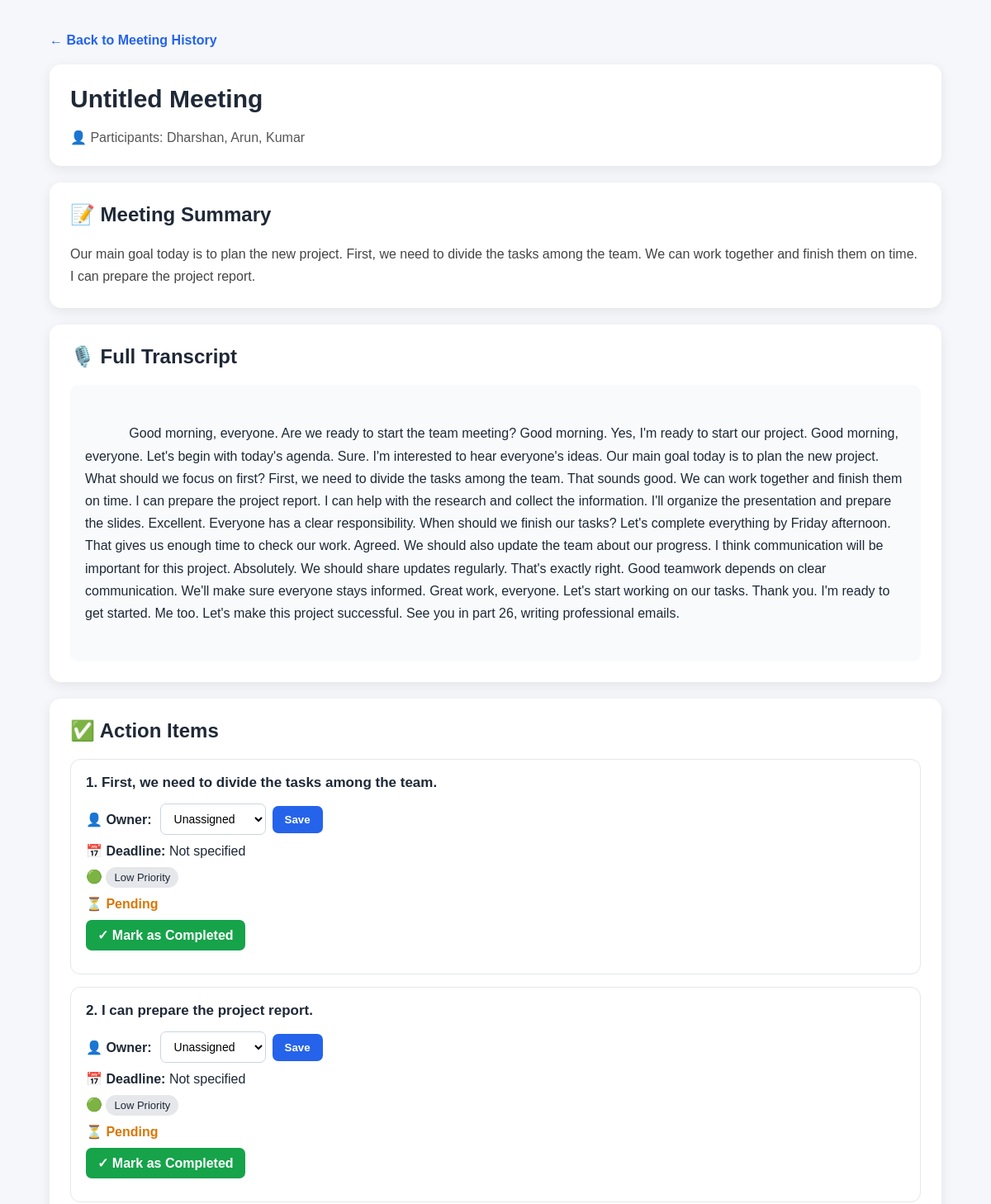
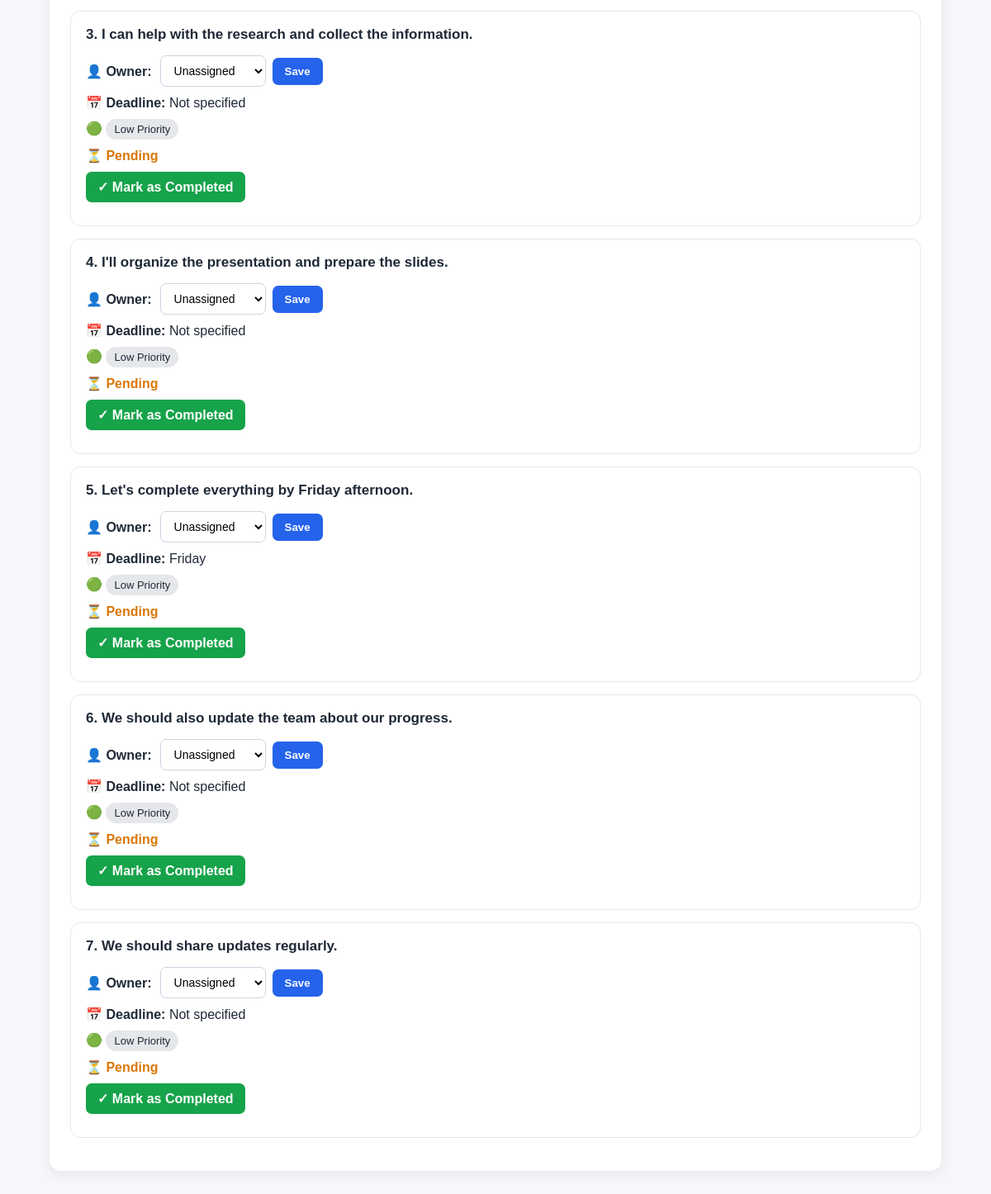
Page /meeting/15 on the committed database (2 pictures, top to bottom).
### tables this page shows
CREATE TABLE meetings (
            id INTEGER PRIMARY KEY AUTOINCREMENT,
            title TEXT NOT NULL,
            participants TEXT NOT NULL,
            transcript TEXT NOT NULL,
            summary TEXT
        , created_at TEXT);

CREATE TABLE tasks (
            id INTEGER PRIMARY KEY AUTOINCREMENT,
            meeting_id INTEGER,
            task TEXT,
            owner TEXT,
            deadline TEXT,
            priority TEXT,
            status TEXT DEFAULT 'Pending'
        );

### app.py (the view)
@app.route("/meeting/<int:meeting_id>")
def meeting_details(meeting_id):
    conn = get_db()
    cursor = conn.cursor()
    cursor.execute(
        "SELECT * FROM meetings WHERE id = ?",
        (meeting_id,)
    )
    meeting = cursor.fetchone()
    cursor.execute("""
        SELECT *
        FROM tasks
        WHERE meeting_id = ?
        ORDER BY id ASC
    """, (meeting_id,))
    tasks = cursor.fetchall()
    conn.close()
    if meeting is None:
        return "Meeting not found", 404
    return render_template(
        "meeting_details.html",
        meeting=meeting,
        tasks=tasks
    )

### app.py (called while the page is built)
@app.after_request
def add_cors_headers(response):
    response.headers["Access-Control-Allow-Origin"] = "*"
    response.headers["Access-Control-Allow-Headers"] = "Content-Type"
    response.headers["Access-Control-Allow-Methods"] = "GET, POST, OPTIONS"
    return response

def get_db():
    conn = sqlite3.connect(DATABASE)
    conn.row_factory = sqlite3.Row
    return conn

### templates/meeting_details.html (shortened to what this page needs)
<!DOCTYPE html>
<html lang="en">
<head>
</head>
<body>
<div class="container">
    <a href="/history" class="back">
        ← Back to Meeting History
    </a>
    <div class="header-card">
        <h1>
            {{ meeting[1] }}
        </h1>
        <div class="participants">
            👤 Participants:
            {{ meeting[2] }}
        </div>
    </div>
    <div class="section">
        <h2>
            📝 Meeting Summary
        </h2>
        <div class="summary">
            {{ meeting[4] }}
        </div>
    </div>
    <div class="section">
        <h2>
            🎙️ Full Transcript
        </h2>
        <div class="transcript">
            {{ meeting[3] }}
        </div>
    </div>
    <div class="section">
        <h2>
            ✅ Action Items
        </h2>
        {% if tasks %}
            {% for task in tasks %}
            <div class="task-card">
                <div class="task-title">
                    {{ loop.index }}.
                    {{ task[2] }}
                </div>
                <div class="info">
                    <div class="owner-row">
                        <strong>
                            👤 Owner:
                        </strong>
                        <form
                            class="owner-form"
                            method="POST"
                            action="/update_owner/{{ task[0] }}"
                        >
                            <select name="owner">
                                <option value="Unassigned"
                                    {% if task[3] == "Unassigned" %}
                                    selected
                                    {% endif %}
                                >
                                    Unassigned
                                </option>
                            </select>
                            <button type="submit">
                                Save
                            </button>
                        </form>
                    </div>
                </div>
                <div class="info">
                    📅
                    <strong>Deadline:</strong>
                    {{ task[4] }}
                </div>
                <div class="info">
                    🟢
                    <span class="priority">
                        {{ task[5] }} Priority
                    </span>
                </div>
                <div class="info">
                    {% if task[6] == "Completed" %}
                        <span class="completed">
                            ✅ Completed
                        </span>
                    {% else %}
                        <span class="pending">
                            ⏳ Pending
                        </span>
                        <br>
                        <a
                            class="complete"
                            href="/complete/{{ task[0] }}"
                        >
                            ✓ Mark as Completed
                        </a>
                    {% endif %}
                </div>
            </div>
            {% endfor %}
        {% else %}
            <p class="empty">
                No action items found for this meeting.
            </p>
        {% endif %}
    </div>
</div>
</body>
</html>

### templates/meeting_details.html (style rules this page uses)
* { box-sizing: border-box; }
body { margin: 0; font-family: Arial, sans-serif; background: #f5f7fb; color: #1f2937; }
.container { width: 90%; max-width: 1100px; margin: 40px auto; }
.back { display: inline-block; margin-bottom: 20px; text-decoration: none; color: #2563eb; font-weight: bold; }
.header-card, .section { background: white; border-radius: 14px; padding: 25px; margin-bottom: 20px; box-shadow: 0 4px 15px rgba(0,0,0,0.08); }
h1 { margin-top: 0; font-size: 30px; }
h2 { margin-top: 0; }
.participants { color: #555; margin-top: 10px; }
.summary { line-height: 1.7; color: #444; }
.transcript { background: #f8fafc; padding: 18px; border-radius: 10px; line-height: 1.7; white-space: pre-wrap; }
.task-card { border: 1px solid #e5e7eb; border-radius: 12px; padding: 18px; margin-bottom: 15px; }
.task-title { font-size: 17px; font-weight: bold; margin-bottom: 15px; }
.info { margin: 10px 0; }
.owner-row { display: flex; align-items: center; gap: 10px; flex-wrap: wrap; }
.owner-form { display: flex; gap: 8px; align-items: center; }
select { padding: 9px 12px; border: 1px solid #cbd5e1; border-radius: 7px; background: white; font-size: 14px; }
button { padding: 9px 15px; border: none; border-radius: 7px; background: #2563eb; color: white; cursor: pointer; font-weight: bold; }
.priority { display: inline-block; padding: 5px 10px; border-radius: 20px; background: #e5e7eb; font-size: 13px; }
.pending { color: #d97706; font-weight: bold; }
.complete { display: inline-block; margin-top: 10px; padding: 9px 14px; background: #16a34a; color: white; text-decoration: none; border-radius: 7px; font-weight: bold; }

### rows in the picture
meetings: title "Untitled Meeting", participants "Dharshan, Arun, Kumar", summary "Our main goal today is to plan the new project. First, we need to divide the tasks among the team. We can work together and finish them on time. I can prepare the project report.", transcript "Good morning, everyone. Are we ready to start the team meeting? Good morning. Yes, I'm ready to start our project. Good morning, everyone. Let's begin with today's agenda. Sure. I'm interested to hear everyone's ideas. Our main goal today is to plan the new project. What should we focus on first? First, we need to divide the tasks among the team. That sounds good. We can work together and finish them on time. I can prepare the project report. I can help with the research and collect the information. I'll organize the presentation and prepare the slides. Excellent. Everyone has a clear responsibility. When should we finish our tasks? Let's complete everything by Friday afternoon. That gives…"
tasks: task "First, we need to divide the tasks among the team.", owner "Unassigned", deadline "Not specified", priority "Low"
tasks: task "I can prepare the project report.", owner "Unassigned", deadline "Not specified", priority "Low"
tasks: task "I can help with the research and collect the information.", owner "Unassigned", deadline "Not specified", priority "Low"
tasks: task "I'll organize the presentation and prepare the slides.", owner "Unassigned", deadline "Not specified", priority "Low"
tasks: task "Let's complete everything by Friday afternoon.", owner "Unassigned", deadline "Friday", priority "Low"
tasks: task "We should also update the team about our progress.", owner "Unassigned", deadline "Not specified", priority "Low"
tasks: task "We should share updates regularly.", owner "Unassigned", deadline "Not specified", priority "Low"
